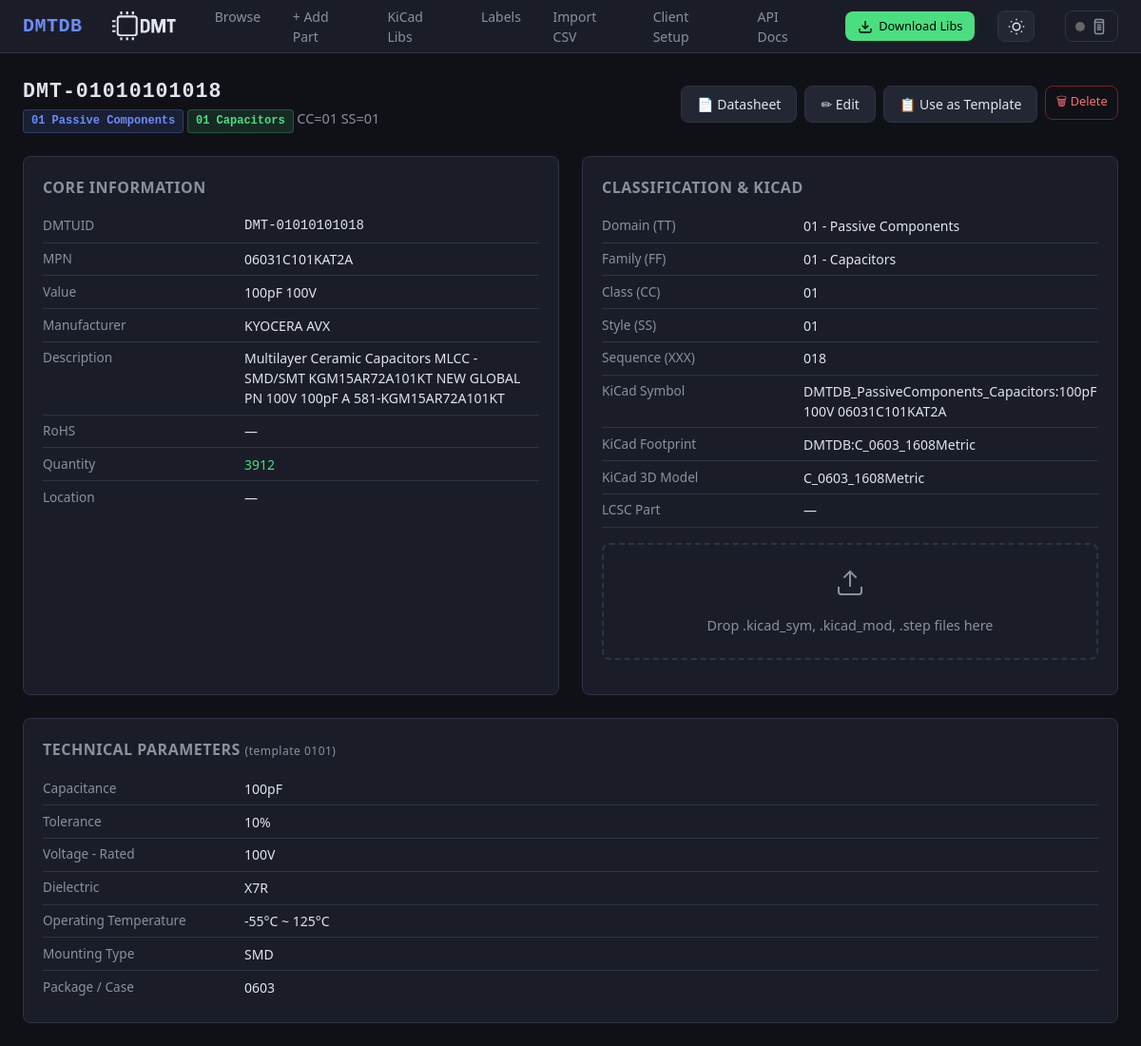
The page /part/DMT-01010101018 on the database as committed earlier.
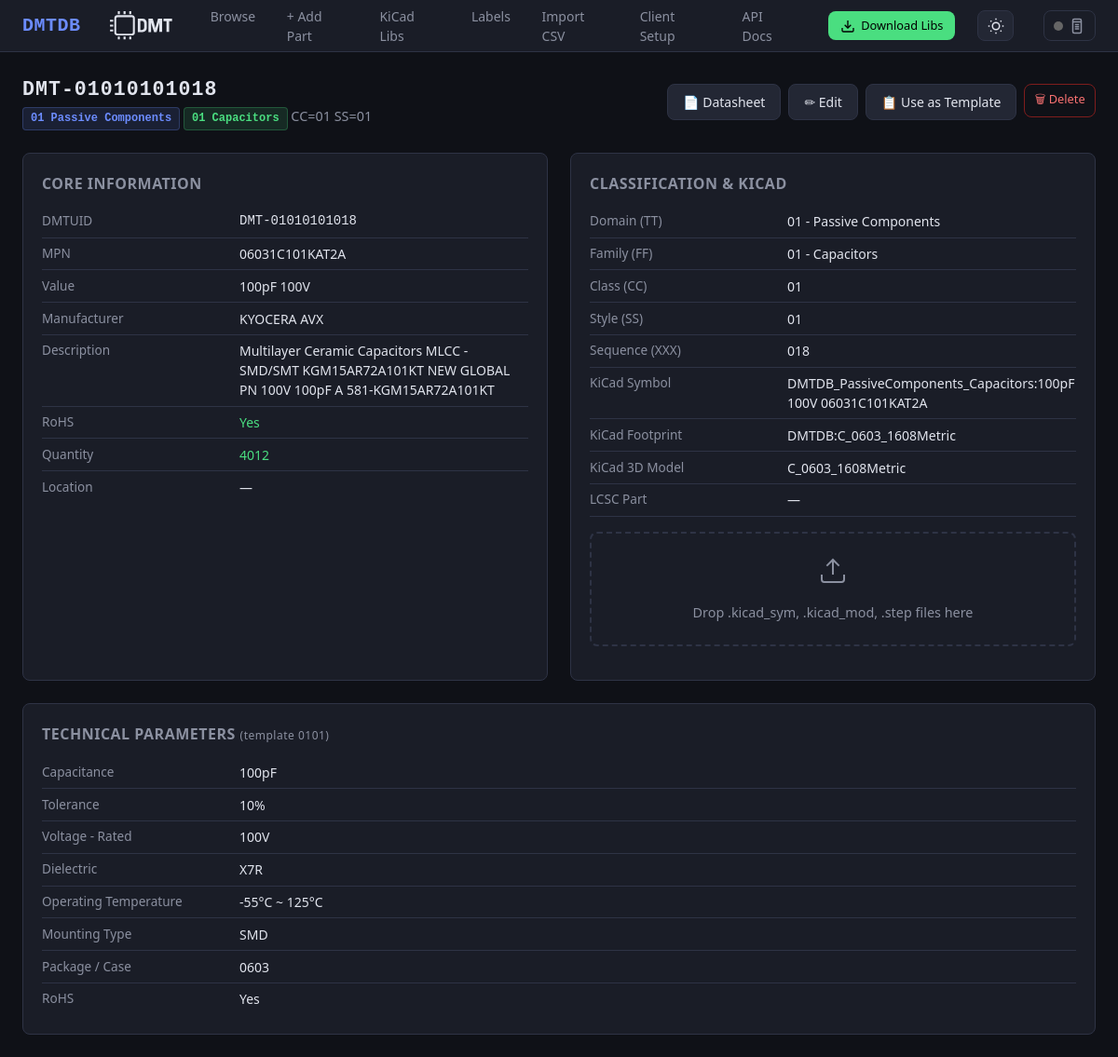
The same page on the database as committed later.
### db/models.py (models this page shows, shortened)
class Base(DeclarativeBase):
    pass

class Part(Base):
    __tablename__ = "parts"
    dmtuid = Column(String(20), primary_key=True)               # DMT-TTFFCCSSXXX
    tt  = Column(String(2), nullable=False, index=True)
    ff  = Column(String(2), nullable=False, index=True)
    cc  = Column(String(2), nullable=False, index=True)
    ss  = Column(String(2), nullable=False, index=True)
    xxx = Column(String(3), nullable=False)
    mpn          = Column(String(200), index=True, default="")
    manufacturer = Column(String(200), index=True, default="")
    value        = Column(String(200), index=True, default="")
    description  = Column(Text, default="")
    quantity     = Column(String(50), default="")
    location     = Column(String(200), default="")
    datasheet    = Column(Text, default="")
    distributor  = Column(Text, default="")
    kicad_symbol    = Column(String(300), default="")
    kicad_footprint = Column(String(300), default="")
    kicad_libref    = Column(String(300), default="")
    kicad_3dmodel   = Column(String(300), default="")
    extra_json = Column(Text, default="{}")
    notes      = Column(Text, default="")
    created_at = Column(DateTime, default=lambda: datetime.now(timezone.utc))
    updated_at = Column(DateTime, default=lambda: datetime.now(timezone.utc),
                        onupdate=lambda: datetime.now(timezone.utc))
    fields = relationship(
        "PartField", back_populates="part",
        cascade="all, delete-orphan", lazy="selectin",
    )
    __table_args__ = (
        Index("ix_ttffccss", "tt", "ff", "cc", "ss"),
    )

class PartField(Base):
    __tablename__ = "part_fields"
    id         = Column(Integer, primary_key=True, autoincrement=True)
    dmtuid     = Column(String(20),
                        ForeignKey("parts.dmtuid", ondelete="CASCADE"),
                        nullable=False, index=True)
    field_name = Column(String(200), nullable=False)
    field_value = Column(Text, nullable=False, default="")
    part = relationship("Part", back_populates="fields")
    __table_args__ = (
        Index("ix_field_lookup", "dmtuid", "field_name"),
    )

### ui/routes_detail.py (the view)
@ui_bp.route("/part/<dmtuid>")
def part_detail(dmtuid: str):
    session = get_session()
    try:
        part = PartsService.get(session, dmtuid)
        if not part:
            abort(404)
        template = get_fields(part.tt, part.ff)
        return render_template(
            "detail.html",
            part=part,
            template=template,
            domain_name=domain_name,
            family_name=family_name,
        )
    finally:
        session.close()

### db/engine.py (called while the page is built)
def get_session() -> Session:
    if _SessionLocal is None:
        raise RuntimeError("Database not initialised - call init_db() first")
    return _SessionLocal()

### schema/loader.py (called while the page is built)
def domain_name(tt: str) -> str:
    return _domain_map.get(tt, "Unknown")

def family_name(tt: str, ff: str) -> str:
    return _family_map.get(f"{tt}{ff}", "Unknown")

### schema/templates.py (called while the page is built)
def get_fields(tt: str, ff: str) -> Optional[list[str]]:
    return _templates.get(f"{tt}{ff}")

### services/parts_service.py (called while the page is built)
    @staticmethod
    def get(session: Session, dmtuid: str) -> Part | None:
        return session.get(Part, dmtuid.upper())

### templates/detail.html (shortened to what this page needs)
{% extends "base.html" %}
{% block content %}
<div class="page-header">
  <div>
    <h1 style="font-family:var(--mono); letter-spacing:1px;">{{ part.dmtuid }}</h1>
    <span class="subtitle">
      <span class="badge badge-domain">{{ part.tt }} {{ domain_name(part.tt) }}</span>
      <span class="badge badge-family">{{ part.ff }} {{ family_name(part.tt, part.ff) }}</span>
      CC={{ part.cc }} SS={{ part.ss }}
    </span>
  </div>
  <div style="display:flex; gap:.5rem;">
    {% if part.datasheet %}
    {% if part.datasheet.startswith('http') %}
    <a href="{{ part.datasheet }}" target="_blank" rel="noopener" class="btn btn-secondary">📄 Datasheet</a>
    {% else %}
    <a href="/datasheets/{{ part.datasheet }}" target="_blank" rel="noopener" class="btn btn-secondary">📄 Datasheet</a>
    {% endif %}
    {% endif %}
    <a href="/part/{{ part.dmtuid }}/edit" class="btn btn-secondary">✏ Edit</a>
    <a href="/part/add?template={{ part.dmtuid }}" class="btn btn-secondary"
      title="Create new part using this as template">📋 Use as Template</a>
    <form method="post" action="/part/{{ part.dmtuid }}/delete" onsubmit="return confirm('Delete {{ part.dmtuid }}?');"
      style="display:inline;">
      <button type="submit" class="btn btn-danger btn-sm">🗑 Delete</button>
    </form>
  </div>
</div>
<div class="detail-grid">
  <div class="detail-card">
    <h2>Core Information</h2>
    <div class="field-row"><span class="field-label">DMTUID</span><span class="field-value"
        style="font-family:var(--mono)">{{ part.dmtuid }}</span></div>
    <div class="field-row"><span class="field-label">MPN</span><span class="field-value">{{ part.mpn or '—' }}</span>
    </div>
    <div class="field-row"><span class="field-label">Value</span><span class="field-value">{{ part.value or '—'
        }}</span></div>
    <div class="field-row"><span class="field-label">Manufacturer</span><span class="field-value">{{ part.manufacturer
        or '—' }}</span></div>
    <div class="field-row"><span class="field-label">Description</span><span class="field-value">{{ part.description or
        '—' }}</span></div>
    {% set rohs_val = namespace(value='—') %}
    {% for f in part.fields if f.field_name == 'RoHS' %}{% set rohs_val.value = f.field_value %}{% endfor %}
    <div class="field-row"><span class="field-label">RoHS</span><span class="field-value"
        style="{% if rohs_val.value in ['Yes', 'YES', 'Compliant', 'COMPLIANT'] %}color:var(--green);{% elif rohs_val.value in ['No', 'NO', 'Non-Compliant'] %}color:var(--red);{% endif %}">{{
        rohs_val.value }}</span></div>
    <div class="field-row"><span class="field-label">Quantity</span><span class="field-value"
        style="color:var(--green);">{{ part.quantity or '—' }}</span></div>
    <div class="field-row"><span class="field-label">Location</span><span class="field-value">{{ part.location or '—'
        }}</span></div>
  </div>
  <div class="detail-card">
    <h2>Classification & KiCad</h2>
    <div class="field-row"><span class="field-label">Domain (TT)</span><span class="field-value">{{ part.tt }} - {{
        domain_name(part.tt) }}</span></div>
    <div class="field-row"><span class="field-label">Family (FF)</span><span class="field-value">{{ part.ff }} - {{
        family_name(part.tt, part.ff) }}</span></div>
    <div class="field-row"><span class="field-label">Class (CC)</span><span class="field-value">{{ part.cc }}</span>
    </div>
    <div class="field-row"><span class="field-label">Style (SS)</span><span class="field-value">{{ part.ss }}</span>
    </div>
    <div class="field-row"><span class="field-label">Sequence (XXX)</span><span class="field-value">{{ part.xxx
        }}</span></div>
    <div class="field-row"><span class="field-label">KiCad Symbol</span><span class="field-value" id="kicad-symbol">{{
        part.kicad_symbol
        or '—' }}</span></div>
    <div class="field-row"><span class="field-label">KiCad Footprint</span><span class="field-value"
        id="kicad-footprint">{{
        part.kicad_footprint or '—' }}</span></div>
    <div class="field-row"><span class="field-label">KiCad 3D Model</span><span class="field-value"
        id="kicad-3dmodel">{{
        part.kicad_3dmodel or '—' }}</span></div>
    <div class="field-row"><span class="field-label">LCSC Part</span><span class="field-value" id="kicad-lcsc">{{
        part.kicad_libref
        or '—' }}</span></div>
    {% set rohs_data = 'YES' %}
    {% for f in part.fields if f.field_name == 'RoHS' %}{% set rohs_data = f.field_value %}{% endfor %}
    <div id="kicadDropzone" class="kicad-dropzone" data-dmtuid="{{ part.dmtuid }}" data-mpn="{{ part.mpn or '' }}"
      data-value="{{ part.value or '' }}" data-footprint="{{ part.kicad_footprint or '' }}"
      data-datasheet="{{ part.datasheet or '' }}" data-description="{{ part.description or '' }}"
      data-manufacturer="{{ part.manufacturer or '' }}" data-rohs="{{ rohs_data }}">
      <svg width="32" height="32" viewBox="0 0 24 24" fill="none" stroke="currentColor" stroke-width="1.5">
        <path d="M21 15v4a2 2 0 0 1-2 2H5a2 2 0 0 1-2-2v-4" />
        <polyline points="17 8 12 3 7 8" />
        <line x1="12" y1="3" x2="12" y2="15" />
      </svg>
      <p>Drop .kicad_sym, .kicad_mod, .step files here</p>
    </div>
  </div>
  {% if part.fields %}
  <div class="detail-card" style="grid-column: 1 / -1;">
    <h2>Technical Parameters
      {% if template %}
      <span style="font-weight:400; font-size:.75rem; color:var(--text-dim); text-transform:none;"> (template {{ part.tt
        }}{{ part.ff }})</span>
      {% endif %}
    </h2>
    {% for f in part.fields %}
    <div class="field-row">
      <span class="field-label">{{ f.field_name }}</span>
      <span class="field-value">{{ f.field_value }}</span>
    </div>
    {% endfor %}
  </div>
  {% endif %}
</div>
{% endblock %}

### templates/base.html (shortened to what this page needs)
<!DOCTYPE html>
<html lang="en">
<head>
  <link rel="stylesheet" href="/static/css/style.css">
</head>
<body>
  <nav class="nav">
    <a href="/" class="nav-brand">DMTDB</a>
    <div class="nav-links">
      <a href="/" {% if request.endpoint=='ui.index' %}class="active" {% endif %}>Browse</a>
      <a href="/part/add" {% if request.endpoint=='ui.part_add' %}class="active" {% endif %}>+ Add Part</a>
      <a href="/libs" {% if request.endpoint=='ui.libs_page' %}class="active" {% endif %}>KiCad Libs</a>
      <a href="/labels" {% if request.endpoint=='ui.labels_page' %}class="active" {% endif %}>Labels</a>
      <a href="/import" {% if request.endpoint=='ui.import_page' %}class="active" {% endif %}>Import CSV</a>
      <a href="/client-setup" {% if request.endpoint=='ui.client_setup' %}class="active" {% endif %}>Client Setup</a>
      <a href="/api/docs" {% if request.endpoint=='ui.api_docs' %}class="active" {% endif %}>API Docs</a>
    </div>
    <a href="/api/v1/libs/download" class="btn btn-download"
      title="Download KiCad Libraries (symbols, footprints, 3D models)">
      <svg width="16" height="16" viewBox="0 0 24 24" fill="none" stroke="currentColor" stroke-width="2">
        <path d="M21 15v4a2 2 0 0 1-2 2H5a2 2 0 0 1-2-2v-4" />
        <polyline points="7 10 12 15 17 10" />
        <line x1="12" y1="15" x2="12" y2="3" />
      </svg>
      <span>Download Libs</span>
    </a>
    <button class="theme-toggle" id="themeToggle" title="Toggle dark/light mode">
      <svg class="theme-icon-dark" width="18" height="18" viewBox="0 0 24 24" fill="none" stroke="currentColor"
        stroke-width="2">
        <circle cx="12" cy="12" r="5" />
        <path
          d="M12 1v2M12 21v2M4.22 4.22l1.42 1.42M18.36 18.36l1.42 1.42M1 12h2M21 12h2M4.22 19.78l1.42-1.42M18.36 5.64l1.42-1.42" />
      </svg>
    </button>
    <button class="niimbot-toggle" id="niimbotToggle" title="Niimbot B1 Printer" onclick="openNiimbotGlobalModal()">
      <span id="niimbotGlobalStatus"
        style="display: inline-block; width: 10px; height: 10px; border-radius: 50%; background: #666;"></span>
      <svg width="18" height="18" viewBox="0 0 24 24" fill="none" stroke="currentColor" stroke-width="2">
        <rect x="6" y="2" width="12" height="20" rx="2" />
        <line x1="6" y1="6" x2="18" y2="6" />
        <line x1="9" y1="10" x2="15" y2="10" />
        <line x1="9" y1="13" x2="15" y2="13" />
        <line x1="9" y1="16" x2="15" y2="16" />
      </svg>
    </button>
  </nav>
  <div class="container">
    {% block content %}{% endblock %}
  </div>
</body>
</html>

### static/css/style.css (style rules this page uses)
:root { --bg: #0f1117; --surface: #1a1d27; --surface2: #232734; --border: #2e3345; --text: #e1e4ed; --text-dim: #8b90a0; --accent: #6c8cff; --accent-hover: #8aa4ff; --green: #4ade80; --red: #f87171; --yellow: #fbbf24; --orange: #fb923c; --radius: 8px; --font: 'Segoe UI', system-ui, -apple-system, sans-serif; --mono: 'JetBrains Mono', 'Fira Code', 'Consolas', monospace; --card: var(--surface); --hover: var(--surface2); }
*, *::before, *::after { box-sizing: border-box; margin: 0; padding: 0; }
body { font-family: var(--font); background: var(--bg); color: var(--text); line-height: 1.5; }
.nav { background: var(--surface); border-bottom: 1px solid var(--border); padding: 0 1.5rem; display: flex; align-items: center; height: 56px; gap: 1.5rem; position: sticky; top: 0; z-index: 100; }
.nav-brand { font-size: 1.25rem; font-weight: 700; color: var(--accent); text-decoration: none; letter-spacing: .5px; font-family: var(--mono); }
.nav-logo { height: 80px; width: auto; }
.nav-links { display: flex; gap: .5rem; }
.nav-links a { color: var(--text-dim); text-decoration: none; padding: .4rem .8rem; border-radius: var(--radius); font-size: .875rem; transition: all .15s; }
.theme-toggle { margin-left: auto; background: var(--surface2); border: 1px solid var(--border); border-radius: var(--radius); padding: .4rem .6rem; cursor: pointer; font-size: 1rem; line-height: 1; transition: all .15s; color: var(--text); display: flex; align-items: center; }
.theme-icon-dark { display: block; }
.container { max-width: 1800px; margin: 0 auto; padding: 1.5rem; }
.btn { display: inline-flex; align-items: center; gap: .4rem; padding: .5rem 1rem; border-radius: var(--radius); font-size: .875rem; font-weight: 500; text-decoration: none; border: 1px solid var(--border); cursor: pointer; transition: all .15s; font-family: var(--font); }
.btn-secondary { background: var(--surface2); color: var(--text); }
.btn-danger { background: transparent; color: var(--red); border-color: #7f1d1d; }
.btn-sm { padding: .35rem .65rem; font-size: .8rem; }
.btn-download { display: inline-flex; align-items: center; gap: .4rem; padding: .4rem .8rem; border-radius: var(--radius); font-size: .8rem; font-weight: 500; text-decoration: none; background: var(--green); color: #000; border: none; cursor: pointer; transition: all .15s; white-space: nowrap; }
.btn-download svg { flex-shrink: 0; }
.detail-grid { display: grid; grid-template-columns: 1fr 1fr; gap: 1.5rem; }
.detail-card { background: var(--surface); border: 1px solid var(--border); border-radius: var(--radius); padding: 1.25rem; }
.detail-card h2 { font-size: 1rem; color: var(--text-dim); margin-bottom: .75rem; text-transform: uppercase; letter-spacing: .5px; font-weight: 600; }
.field-row { display: flex; gap: .75rem; padding: .4rem 0; border-bottom: 1px solid var(--border); }
.field-row:last-child { border-bottom: none; }
.field-label { flex: 0 0 200px; color: var(--text-dim); font-size: .85rem; }
.field-value { flex: 1; font-size: .875rem; word-break: break-word; }
.kicad-dropzone { border: 2px dashed var(--border); border-radius: var(--radius); padding: 1.25rem; text-align: center; margin-bottom: 1rem; transition: all .2s; color: var(--text-dim); }
.kicad-dropzone svg { margin-bottom: .25rem; }
.kicad-dropzone p { font-size: .85rem; margin: 0; }
.page-header { display: flex; align-items: center; justify-content: space-between; margin-bottom: 1.5rem; flex-wrap: wrap; gap: .75rem; }
.page-header h1 { font-size: 1.35rem; font-weight: 700; }
.page-header .subtitle { color: var(--text-dim); font-size: .9rem; }
.badge { display: inline-block; padding: .15rem .5rem; border-radius: 4px; font-size: .75rem; font-weight: 600; font-family: var(--mono); }
.badge-domain { background: #6c8cff20; color: var(--accent); border: 1px solid #6c8cff40; }
.badge-family { background: #4ade8020; color: var(--green); border: 1px solid #4ade8040; }

### templates/base.html (style rules this page uses)
.niimbot-toggle { display: flex; align-items: center; gap: 0.4rem; padding: 0.4rem 0.6rem; background: var(--surface); border: 1px solid var(--border); border-radius: var(--radius); cursor: pointer; color: var(--text-dim); margin-left: 0.5rem; }

### templates/detail.html (style rules this page uses)
.kicad-dropzone { margin-top: 1rem; padding: 1.5rem; border: 2px dashed var(--border); border-radius: 8px; text-align: center; cursor: pointer; transition: all 0.2s ease; background: var(--surface); color: var(--text-dim); }
.kicad-dropzone p { margin: 0.5rem 0 0 0; font-size: 0.9rem; }

Rows that differ between the two databases and show on the page:
changed Part "DMT-01010101018": quantity "3912" → "4012"
added PartField: value "Yes", field_name "RoHS", field_value "Yes"
Other text that changed with them:
{{ rohs_val.value }}: "—" → (not shown)
